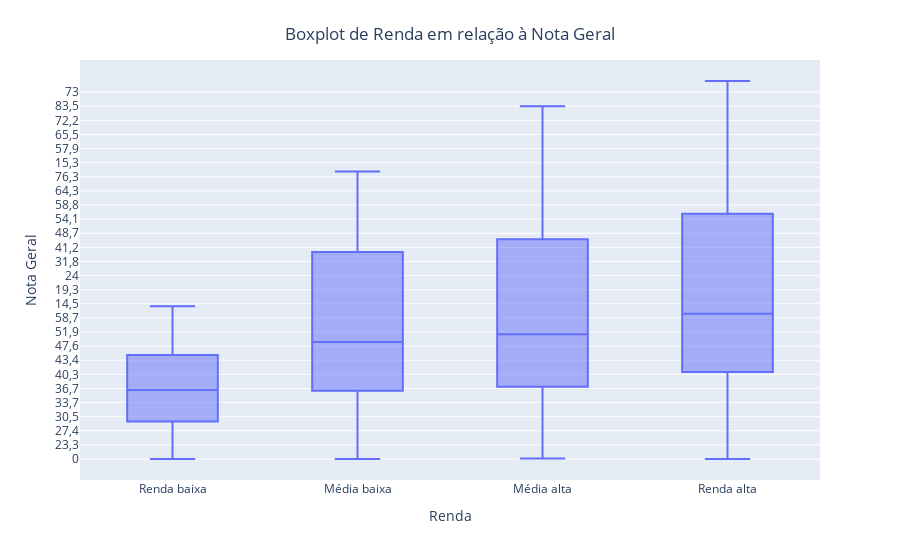

Notebook source saved alongside this figure:
### Code cell
categorias = {
    'A': 'Renda baixa',
    'B': 'Média baixa',
    'C': 'Média alta',
    'D': 'Média alta',
    'E': 'Renda alta',
    'F': 'Renda alta',
    'G': 'Renda alta'
}

#definindo a ordem correta das categorias
ordem_categorias = {'Renda baixa': 1, 'Média baixa': 2, 'Média alta': 3, 'Renda alta': 4}
dados_explorados['Categoria'] = dados_explorados['Renda'].map(categorias)

#adicionando uma coluna de ordenação com base na ordem das categorias
dados_explorados['ordem_categoria'] = dados_explorados['Categoria'].map(ordem_categorias)

dados_explorados = dados_explorados.sort_values(by=['ordem_categoria', 'Nota_geral'])

fig = px.box(dados_explorados, x='Categoria', y='Nota_geral', 
             labels={'Categoria': 'Renda', 'Nota_geral': 'Nota Geral'})
fig.update_layout(title='Boxplot de Renda em relação à Nota Geral', title_x=0.5, title_y=0.95)
fig.show()

### Figure 1 — Plotly figure (JSON) as saved in the notebook; plotly's stock layout.template omitted (floating-point values rounded to 4 significant figures; data arrays with more than 128 entries replaced by an {"elided": "..."} marker saying what was removed)
{"data": [{"alignmentgroup": "True", "hovertemplate": "Renda=%{x}<br>Nota Geral=%{y}<extra></extra>", "legendgroup": "", "marker": {"color": "#636efa"}, "name": "", "notched": false, "offsetgroup": "", "orientation": "v", "showlegend": false, "type": "box", "x": {"elided": "4186 str values"}, "x0": " ", "xaxis": "x", "y": {"elided": "4186 str values"}, "y0": " ", "yaxis": "y"}], "layout": {"boxmode": "group", "legend": {"tracegroupgap": 0}, "margin": {"t": 60}, "title": {"text": "Boxplot de Renda em relação à Nota Geral", "x": 0.5, "y": 0.95}, "xaxis": {"anchor": "y", "domain": [0, 1], "title": {"text": "Renda"}}, "yaxis": {"anchor": "x", "domain": [0, 1], "title": {"text": "Nota Geral"}}}}
